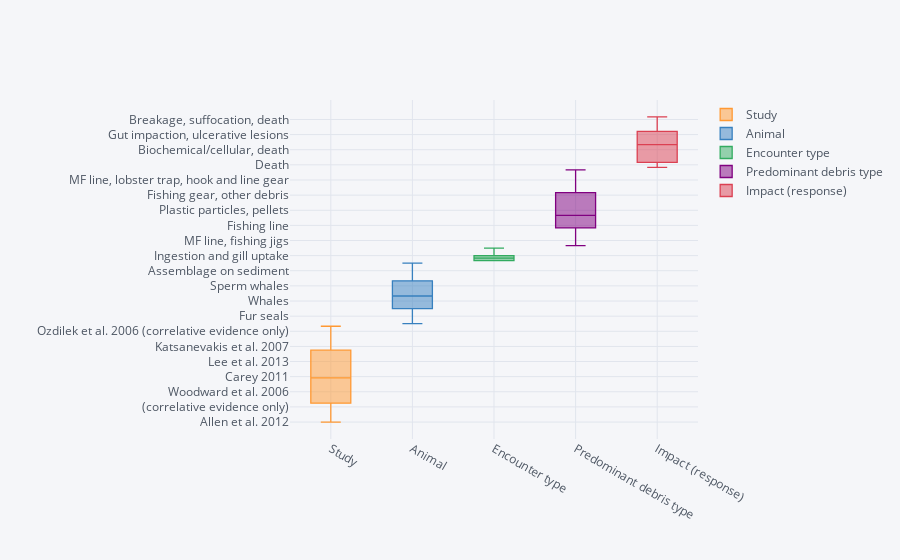

Notebook cell for this chart:
### Markdown cell above
## Boxplots

### Code cell
df.iplot(kind='box')

### Figure 1 — Plotly figure (JSON) as saved in the notebook; plotly's stock layout.template omitted (floating-point values rounded to 4 significant figures)
{"data": [{"boxpoints": false, "line": {"width": 1.3}, "marker": {"color": "rgba(255, 153, 51, 1.0)"}, "name": "Study", "orientation": "v", "type": "box", "y": ["Allen et al. 2012", "Beck & Barros, 1991", "Campagna et al. 2007", "Croxall et al. 1990", "Dau et al. 2009", "Fowler 1987", "Fowler 1987", "(correlative evidence only)", "Good et al. 2010", "Moore et al. 2009", "Pham et al. 2013", "Velez-Rubio et al. 2013", "Winn et al. 2008", "Woodward et al. 2006", "Beck & Barros 1991", "Bjorndal et al. 1994", "Brandao et al. 2011", "Browne et al. 2013", "Bugoni et al. 2001", "Carey 2011", "Cedervall et al. 2012", "Connors & Smith 1982", "(correlative evidence only)", "Dau et al. 2009", "de Stephanis et al. 2013", "Fry et al. 1987", "Jacobsen et al. 2010", "Lee et al. 2013", "Oliveira et al. 2013", "Rochman et al. 2013a-c", "Ryan 1988", "Velez-Rubio et al. 2013", "Wright et al. 2013", "Von Moos et al. 2012", "Katsanevakis et al. 2007", "Lewis et al. 2009", "Uneputty & Evans 1997 (correlative evidence only)", "Chiappone et al. 2002", "Chiappone et al. 2005", "Uhrin & Schellinger 2011", "Ozdilek et al. 2006 (correlative evidence only)", "Widmer & Hennemann 2010 (correlative evidence only)", "Widmer & Hennemann 2010 (correlative evidence only)", "Goldstein et al. 2012 (correlative evidence only)"]}, {"boxpoints": false, "line": {"width": 1.3}, "marker": {"color": "rgba(55, 128, 191, 1.0)"}, "name": "Animal", "orientation": "v", "type": "box", "y": ["Grey seals", "Manatees", "Elephant seals", "Fur seals", "Seabirds, pinnipeds", "Fur seals", null, "Fur seals", "Invertebrates, fish, seabirds, marine mammals", "Seabirds, marine mammals", "Gorgonians", "Sea turtles", "Whales", "Whales", "Manatees", "Sea turtles", "Penguins", "Lugworms (laboratory)", "Sea turtles", "Seabirds", "Fish (laboratory)", null, "Seabirds", "Seabirds, pinnipeds", "Sperm whale", "Seabirds", "Sperm whales", "Copepods (laboratory)", "Fish (laboratory)", "Fish (laboratory)", "Birds (laboratory)", "Sea turtles", "Lugworms (laboratory)", "Mussels (laboratory)", "Epibenthic megafauna", "Sessile invertebrates (coral reef)", "Assemblage on sediment", "Sessile invertebrates (coral reef)", "Sessile invertebrates (coral reef)", "Seagrass", "Sea turtles", "Ghost crabs", "Ghost crabs", "Marine insects"]}, {"boxpoints": false, "line": {"width": 1.3}, "marker": {"color": "rgba(50, 171, 96, 1.0)"}, "name": "Encounter type", "orientation": "v", "type": "box", "y": ["Entanglement", "Entanglement", "Entanglement", "Entanglement", "Entanglement", "Entanglement", null, "Entanglement", "Entanglement", "Entanglement", "Entanglement", "Entanglement", "Entanglement", "Entanglement", "Ingestion", "Ingestion", "Ingestion", "Ingestion", "Ingestion", "Ingestion", "Ingestion", null, "Ingestion", "Ingestion", "Ingestion", "Ingestion", "Ingestion", "Ingestion", "Ingestion", "Ingestion", "Ingestion", "Ingestion", "Ingestion", "Ingestion and gill uptake", "Interaction (contact)", "Interaction (contact)", "Interaction (contact)", "Interaction (contact)", "Interaction (contact)", "Interaction (contact)", "Interaction (obstruction)", "Interaction (obstruction)", "Interaction (substrate)", "Interaction (substrate)"]}, {"boxpoints": false, "line": {"width": 1.3}, "marker": {"color": "rgba(128, 0, 128, 1.0)"}, "name": "Predominant debris type", "orientation": "v", "type": "box", "y": ["MF line, net, rope", "MF line, bags, other debris", "MF line, fishing jigs", "Packing band, fishing gear, other debris", "Fishing gear", "Trawl netting, packing bands", null, "Trawl netting, packing bands", "Derelict gillnets", "Plastic, fishing line", "Fishing line", "Fishing gear", "Plastic line", "Plastic line", "MF line, bags, other debris", "MF line, fish hooks, other debris", "Plastic, fishing gear, other debris", "Microplastics", "Plastic bags, ropes", "Plastic particles, pellets", "Nanoparticles", null, "Plastic pellets, foam", "Fishing hooks", "Identifiable litter items", "Plastic fragments, pellets, identifiable litter", "Fishing gear, other debris", "Micro- and nanoplastics", "Microplastics", "Microplastics", "Microplastics", "Marine debris", "Microplastics", "Microplastics", "Plastic bottles, glass jars", "Lobster traps", "Plastic litter", "MF line, lobster trap, hook and line gear", "Hook and line gear", "Crab pots, tires, wood", "Waste, medical waste", "Beach litter, mostly plastic", "Beach litter, mostly plastic", "Microplastics"]}, {"boxpoints": false, "line": {"width": 1.3}, "marker": {"color": "rgba(219, 64, 82, 1.0)"}, "name": "Impact (response)", "orientation": "v", "type": "box", "y": ["Constriction", "Death", "Dermal wound", "Dermal wound", "External wound", "Death", null, "Reduced population size", "Death", "Death", "Damage/breakage", "Death", "Dermal wound", "Dermal wound", "Death", "Intestinal blockage, death", null, "Biochemical/cellular, death", "Gut obstruction, death", "Perforated gut", "Biochemical/cellular", null, "Biochemical/cellular", "Internal wound", "Gastric rupture, death", "Gut impaction, ulcerative lesions", "Gastric rupture, gut impaction, death", "Death", "Biochemical/cellular", "Biochemical/cellular", "Reduced organ size", "Gut obstruction", "Biochemical/cellular", "Biochemical/cellular", "Altered assemblage", "Altered assemblage", "Altered assemblage", "Tissue abrasion", "Tissue abrasion", "Breakage, suffocation, death", "Reduced population size", "Reduced population size", "Altered assemblage", "Increased population size"]}], "layout": {"legend": {"bgcolor": "#F5F6F9", "font": {"color": "#4D5663"}}, "paper_bgcolor": "#F5F6F9", "plot_bgcolor": "#F5F6F9", "title": {"font": {"color": "#4D5663"}}, "xaxis": {"gridcolor": "#E1E5ED", "showgrid": true, "tickfont": {"color": "#4D5663"}, "title": {"font": {"color": "#4D5663"}, "text": ""}, "zerolinecolor": "#E1E5ED"}, "yaxis": {"gridcolor": "#E1E5ED", "showgrid": true, "tickfont": {"color": "#4D5663"}, "title": {"font": {"color": "#4D5663"}, "text": ""}, "zerolinecolor": "#E1E5ED"}}}
